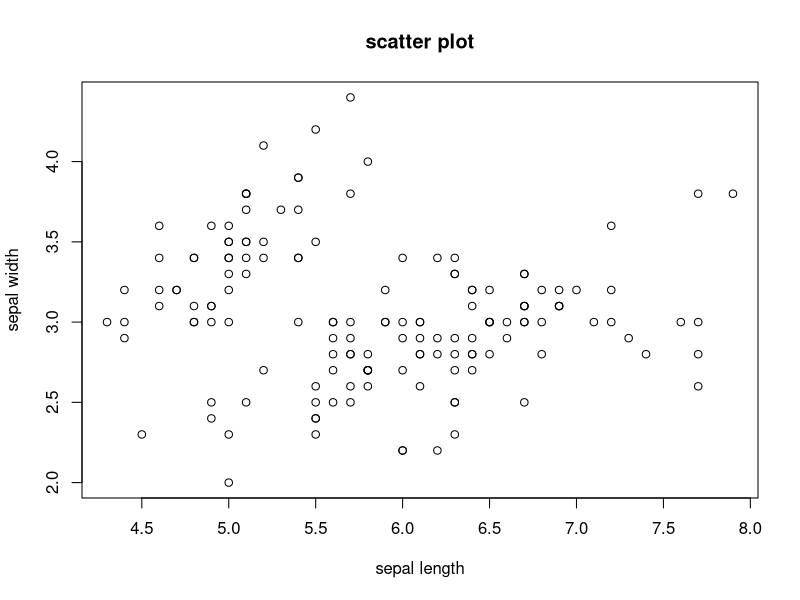
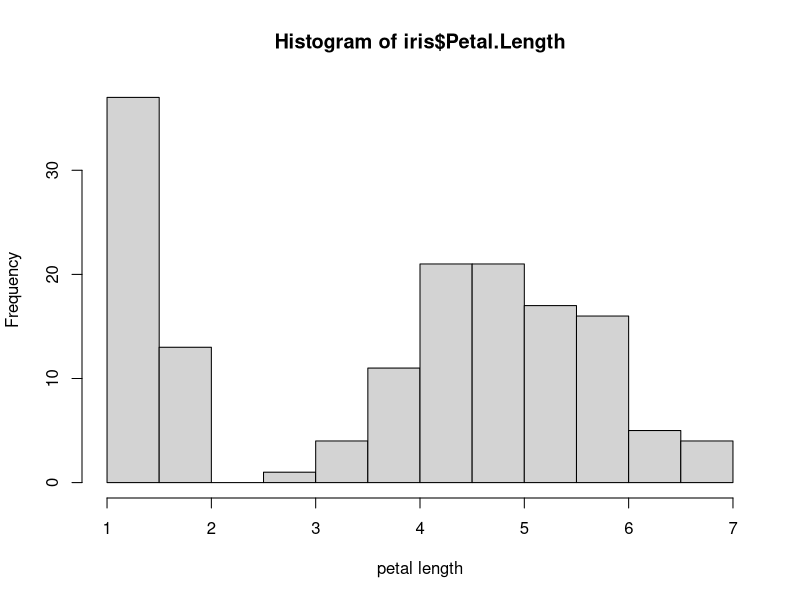
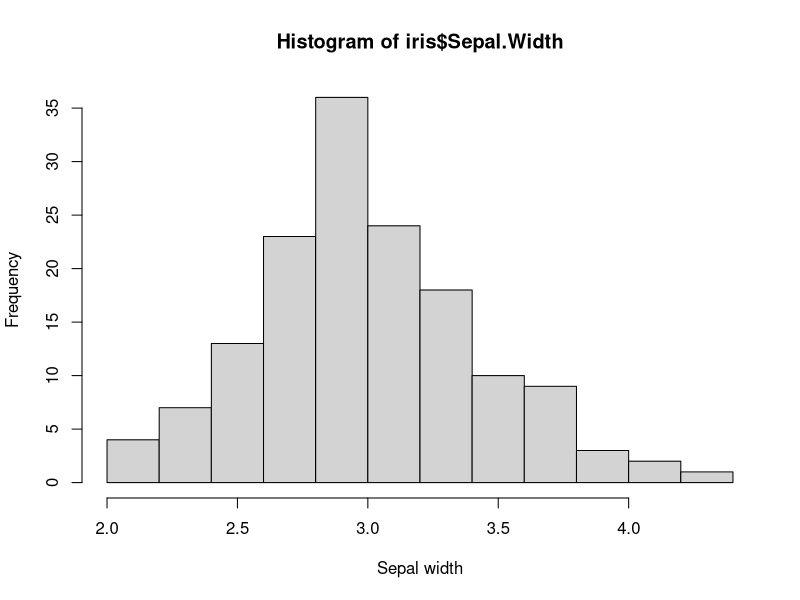
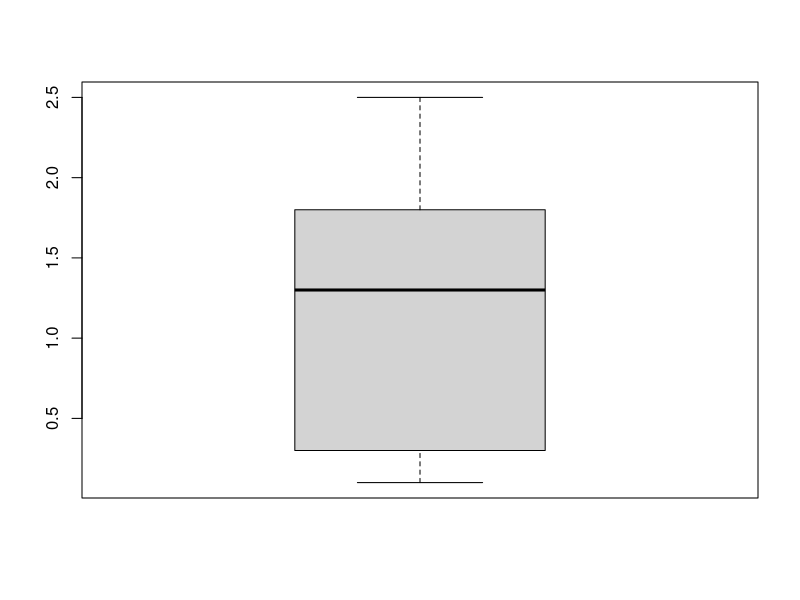
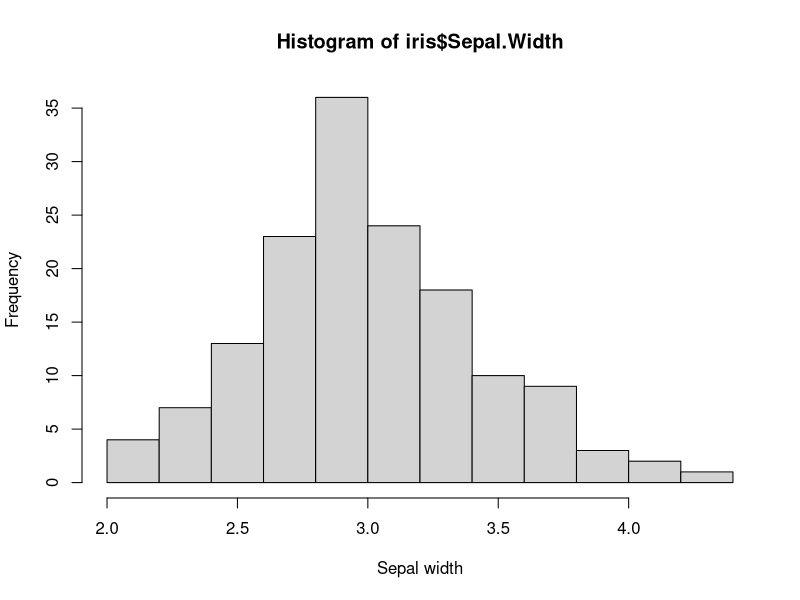
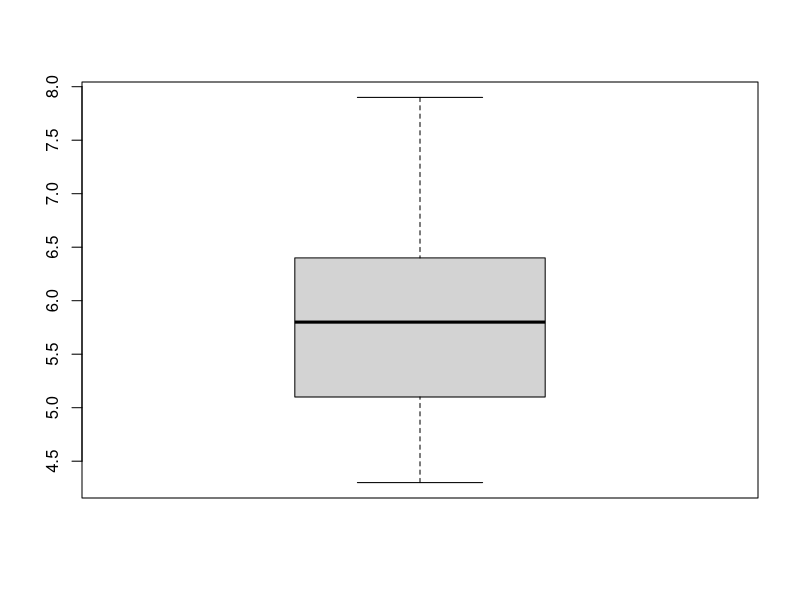

These figures' R source, in order:
head(iris)
plot(x = iris$Sepal.Length, y = iris$Sepal.Width, xlab = "sepal length",
     ylab = "sepal width", main = "scatter plot")
hist(x = iris$Petal.Length, xlab = "petal length")
hist(x = iris$Sepal.Width, xlab = "Sepal width")
boxplot(x = iris$Petal.Width)
hist(x = iris$Sepal.Width, xlab = "Sepal width")
boxplot(x = iris$Sepal.Length) 
complex_func <- function(x,y,z) {
  return(sum(sqrt(x + y) + z))
}
print(complex_func(x = iris$Sepal.Length,y=iris$Sepal.Width,z=iris$Petal.Length))
easy_func <- function(x){
  return(sqrt(x) + x)
}